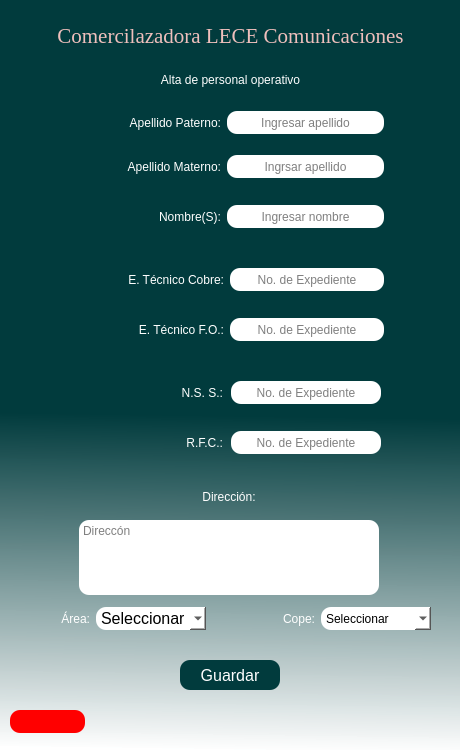
<?xml version="1.0" encoding="UTF-8"?>
<ui version="4.0">
 <class>Dialog</class>
 <widget class="QDialog" name="Dialog">
  <property name="geometry">
   <rect>
    <x>0</x>
    <y>0</y>
    <width>460</width>
    <height>750</height>
   </rect>
  </property>
  <property name="maximumSize">
   <size>
    <width>460</width>
    <height>750</height>
   </size>
  </property>
  <property name="cursor">
   <cursorShape>ArrowCursor</cursorShape>
  </property>
  <property name="windowTitle">
   <string>Agregar personal operativo</string>
  </property>
  <property name="windowIcon">
   <iconset>
    <normaloff>../../assets/icons/apersonal.svg</normaloff>../../assets/icons/apersonal.svg</iconset>
  </property>
  <property name="styleSheet">
   <string notr="true">QDialog#Dialog{
background-color: qlineargradient(spread:pad, x1:0.488444, y1:0.392, x2:0.483241, y2:1, stop:0.266917 rgba(1, 59, 61, 255), stop:1 rgba(255, 255, 255, 244));}</string>
  </property>
  <widget class="QLabel" name="Titulo">
   <property name="geometry">
    <rect>
     <x>0</x>
     <y>0</y>
     <width>461</width>
     <height>71</height>
    </rect>
   </property>
   <property name="font">
    <font>
     <family>Times New Roman</family>
     <pointsize>16</pointsize>
     <weight>50</weight>
     <italic>false</italic>
     <bold>false</bold>
    </font>
   </property>
   <property name="cursor">
    <cursorShape>ArrowCursor</cursorShape>
   </property>
   <property name="toolTip">
    <string>&lt;html&gt;&lt;head/&gt;&lt;body&gt;&lt;p align=&quot;center&quot;&gt;&lt;br/&gt;&lt;/p&gt;&lt;/body&gt;&lt;/html&gt;</string>
   </property>
   <property name="whatsThis">
    <string>&lt;html&gt;&lt;head/&gt;&lt;body&gt;&lt;p align=&quot;center&quot;&gt;Comercilazadora LECE Comunicaciones&lt;/p&gt;&lt;/body&gt;&lt;/html&gt;</string>
   </property>
   <property name="layoutDirection">
    <enum>Qt::LeftToRight</enum>
   </property>
   <property name="autoFillBackground">
    <bool>false</bool>
   </property>
   <property name="styleSheet">
    <string notr="true">font: 16pt &quot;Times New Roman&quot;;
color:rgba(239, 191, 188, 255);
</string>
   </property>
   <property name="frameShadow">
    <enum>QFrame::Plain</enum>
   </property>
   <property name="midLineWidth">
    <number>0</number>
   </property>
   <property name="text">
    <string>Comercilazadora LECE Comunicaciones</string>
   </property>
   <property name="alignment">
    <set>Qt::AlignCenter</set>
   </property>
  </widget>
  <widget class="QLabel" name="label_2">
   <property name="geometry">
    <rect>
     <x>0</x>
     <y>70</y>
     <width>461</width>
     <height>20</height>
    </rect>
   </property>
   <property name="styleSheet">
    <string notr="true">font: 75 12pt &quot;MS Shell Dlg 2&quot; rgb(255, 255, 255);
color: rgb(255, 255, 255);
</string>
   </property>
   <property name="text">
    <string>Alta de personal operativo</string>
   </property>
   <property name="scaledContents">
    <bool>false</bool>
   </property>
   <property name="alignment">
    <set>Qt::AlignCenter</set>
   </property>
  </widget>
  <widget class="QPushButton" name="btn_guardar">
   <property name="geometry">
    <rect>
     <x>180</x>
     <y>660</y>
     <width>100</width>
     <height>30</height>
    </rect>
   </property>
   <property name="minimumSize">
    <size>
     <width>100</width>
     <height>30</height>
    </size>
   </property>
   <property name="font">
    <font>
     <pointsize>12</pointsize>
    </font>
   </property>
   <property name="cursor">
    <cursorShape>PointingHandCursor</cursorShape>
   </property>
   <property name="styleSheet">
    <string notr="true">background-color: rgb(1, 59, 61);
color: rgb(255, 255, 255);
border-radius: 10px;</string>
   </property>
   <property name="text">
    <string>Guardar</string>
   </property>
  </widget>
  <widget class="QPushButton" name="btn_regresar">
   <property name="geometry">
    <rect>
     <x>10</x>
     <y>710</y>
     <width>75</width>
     <height>23</height>
    </rect>
   </property>
   <property name="sizeIncrement">
    <size>
     <width>0</width>
     <height>0</height>
    </size>
   </property>
   <property name="baseSize">
    <size>
     <width>0</width>
     <height>0</height>
    </size>
   </property>
   <property name="styleSheet">
    <string notr="true">font: 12pt &quot;MS Shell Dlg 2&quot;;
background-color: rgb(255, 0, 0);
color:rgb(255, 255, 255);
border-radius: 10px;</string>
   </property>
   <property name="text">
    <string/>
   </property>
   <property name="icon">
    <iconset>
     <normaloff>../../assets/icons/atras bc.svg</normaloff>../../assets/icons/atras bc.svg</iconset>
   </property>
  </widget>
  <widget class="QWidget" name="layoutWidget">
   <property name="geometry">
    <rect>
     <x>40</x>
     <y>600</y>
     <width>391</width>
     <height>38</height>
    </rect>
   </property>
   <layout class="QHBoxLayout" name="horizontalLayout_7">
    <item>
     <layout class="QHBoxLayout" name="horizontalLayout_5">
      <item>
       <widget class="QLabel" name="area">
        <property name="minimumSize">
         <size>
          <width>50</width>
          <height>34</height>
         </size>
        </property>
        <property name="maximumSize">
         <size>
          <width>50</width>
          <height>34</height>
         </size>
        </property>
        <property name="styleSheet">
         <string notr="true">font: 12pt &quot;MS Shell Dlg 2&quot;;
color: rgb(255, 255, 255);</string>
        </property>
        <property name="text">
         <string>Área:</string>
        </property>
        <property name="alignment">
         <set>Qt::AlignRight|Qt::AlignTrailing|Qt::AlignVCenter</set>
        </property>
       </widget>
      </item>
      <item>
       <widget class="QComboBox" name="str_area">
        <property name="minimumSize">
         <size>
          <width>110</width>
          <height>23</height>
         </size>
        </property>
        <property name="font">
         <font>
          <pointsize>12</pointsize>
         </font>
        </property>
        <property name="styleSheet">
         <string notr="true">font: 12pt &quot;MS Shell Dlg 2&quot;;
background-color: rgb(255, 255, 255);
color: rgb(0, 0, 0);
border-radius: 10px;</string>
        </property>
        <item>
         <property name="text">
          <string>Seleccionar</string>
         </property>
        </item>
       </widget>
      </item>
     </layout>
    </item>
    <item>
     <spacer name="horizontalSpacer">
      <property name="orientation">
       <enum>Qt::Horizontal</enum>
      </property>
      <property name="sizeHint" stdset="0">
       <size>
        <width>40</width>
        <height>20</height>
       </size>
      </property>
     </spacer>
    </item>
    <item>
     <layout class="QHBoxLayout" name="horizontalLayout_6">
      <item>
       <widget class="QLabel" name="cope">
        <property name="minimumSize">
         <size>
          <width>50</width>
          <height>34</height>
         </size>
        </property>
        <property name="maximumSize">
         <size>
          <width>50</width>
          <height>34</height>
         </size>
        </property>
        <property name="styleSheet">
         <string notr="true">font: 12pt &quot;MS Shell Dlg 2&quot;;
color: rgb(255, 255, 255);</string>
        </property>
        <property name="text">
         <string>Cope:</string>
        </property>
        <property name="alignment">
         <set>Qt::AlignRight|Qt::AlignTrailing|Qt::AlignVCenter</set>
        </property>
       </widget>
      </item>
      <item>
       <widget class="QComboBox" name="str_cope">
        <property name="minimumSize">
         <size>
          <width>110</width>
          <height>23</height>
         </size>
        </property>
        <property name="styleSheet">
         <string notr="true">font: 12pt &quot;MS Shell Dlg 2&quot;;
background-color: rgb(255, 255, 255);
color: rgb(0, 0, 0);
border-radius: 10px;</string>
        </property>
        <item>
         <property name="text">
          <string>Seleccionar</string>
         </property>
        </item>
       </widget>
      </item>
     </layout>
    </item>
   </layout>
  </widget>
  <widget class="QWidget" name="layoutWidget">
   <property name="geometry">
    <rect>
     <x>81</x>
     <y>101</y>
     <width>303</width>
     <height>374</height>
    </rect>
   </property>
   <layout class="QVBoxLayout" name="verticalLayout">
    <item>
     <layout class="QHBoxLayout" name="horizontalLayout_2">
      <item>
       <widget class="QLabel" name="apaterno">
        <property name="minimumSize">
         <size>
          <width>140</width>
          <height>23</height>
         </size>
        </property>
        <property name="maximumSize">
         <size>
          <width>140</width>
          <height>23</height>
         </size>
        </property>
        <property name="styleSheet">
         <string notr="true">font: 12pt &quot;MS Shell Dlg 2&quot;;
color: rgb(255, 255, 255);</string>
        </property>
        <property name="text">
         <string>Apellido Paterno:</string>
        </property>
        <property name="alignment">
         <set>Qt::AlignRight|Qt::AlignTrailing|Qt::AlignVCenter</set>
        </property>
       </widget>
      </item>
      <item>
       <widget class="QLineEdit" name="ln_apaterno">
        <property name="minimumSize">
         <size>
          <width>150</width>
          <height>23</height>
         </size>
        </property>
        <property name="styleSheet">
         <string notr="true">font: 12pt &quot;MS Shell Dlg 2&quot;;
background-color: rgb(255, 255, 255);
color: rgb(0, 0, 0);
border-radius: 10px;</string>
        </property>
        <property name="text">
         <string/>
        </property>
        <property name="alignment">
         <set>Qt::AlignCenter</set>
        </property>
        <property name="placeholderText">
         <string>Ingresar apellido</string>
        </property>
       </widget>
      </item>
     </layout>
    </item>
    <item>
     <layout class="QHBoxLayout" name="horizontalLayout_4">
      <item>
       <widget class="QLabel" name="amaterno">
        <property name="minimumSize">
         <size>
          <width>140</width>
          <height>34</height>
         </size>
        </property>
        <property name="styleSheet">
         <string notr="true">font: 12pt &quot;MS Shell Dlg 2&quot;;
color: rgb(255, 255, 255);</string>
        </property>
        <property name="text">
         <string>Apellido Materno:</string>
        </property>
        <property name="alignment">
         <set>Qt::AlignRight|Qt::AlignTrailing|Qt::AlignVCenter</set>
        </property>
       </widget>
      </item>
      <item>
       <widget class="QLineEdit" name="ln_materno">
        <property name="minimumSize">
         <size>
          <width>150</width>
          <height>23</height>
         </size>
        </property>
        <property name="styleSheet">
         <string notr="true">font: 12pt &quot;MS Shell Dlg 2&quot;;
background-color: rgb(255, 255, 255);
color: rgb(0, 0, 0);
border-radius: 10px;</string>
        </property>
        <property name="text">
         <string/>
        </property>
        <property name="alignment">
         <set>Qt::AlignCenter</set>
        </property>
        <property name="placeholderText">
         <string>Ingrsar apellido</string>
        </property>
       </widget>
      </item>
     </layout>
    </item>
    <item>
     <layout class="QHBoxLayout" name="horizontalLayout">
      <item>
       <widget class="QLabel" name="nombre">
        <property name="minimumSize">
         <size>
          <width>140</width>
          <height>34</height>
         </size>
        </property>
        <property name="maximumSize">
         <size>
          <width>140</width>
          <height>34</height>
         </size>
        </property>
        <property name="styleSheet">
         <string notr="true">font: 12pt &quot;MS Shell Dlg 2&quot;;
color: rgb(255, 255, 255);</string>
        </property>
        <property name="text">
         <string>Nombre(S):</string>
        </property>
        <property name="alignment">
         <set>Qt::AlignRight|Qt::AlignTrailing|Qt::AlignVCenter</set>
        </property>
       </widget>
      </item>
      <item>
       <widget class="QLineEdit" name="ln_nombre">
        <property name="minimumSize">
         <size>
          <width>150</width>
          <height>23</height>
         </size>
        </property>
        <property name="styleSheet">
         <string notr="true">font: 12pt &quot;MS Shell Dlg 2&quot;;
background-color: rgb(255, 255, 255);
color: rgb(0, 0, 0);
border-radius: 10px;</string>
        </property>
        <property name="text">
         <string/>
        </property>
        <property name="alignment">
         <set>Qt::AlignCenter</set>
        </property>
        <property name="placeholderText">
         <string>Ingresar nombre</string>
        </property>
       </widget>
      </item>
     </layout>
    </item>
    <item>
     <spacer name="verticalSpacer_3">
      <property name="orientation">
       <enum>Qt::Vertical</enum>
      </property>
      <property name="sizeType">
       <enum>QSizePolicy::Maximum</enum>
      </property>
      <property name="sizeHint" stdset="0">
       <size>
        <width>14</width>
        <height>13</height>
       </size>
      </property>
     </spacer>
    </item>
    <item>
     <layout class="QHBoxLayout" name="horizontalLayout_3">
      <item>
       <widget class="QLabel" name="expedientetecnico">
        <property name="minimumSize">
         <size>
          <width>143</width>
          <height>34</height>
         </size>
        </property>
        <property name="maximumSize">
         <size>
          <width>143</width>
          <height>34</height>
         </size>
        </property>
        <property name="styleSheet">
         <string notr="true">font: 12pt &quot;MS Shell Dlg 2&quot;;
color: rgb(255, 255, 255);</string>
        </property>
        <property name="text">
         <string>E. Técnico Cobre:</string>
        </property>
        <property name="alignment">
         <set>Qt::AlignRight|Qt::AlignTrailing|Qt::AlignVCenter</set>
        </property>
       </widget>
      </item>
      <item>
       <widget class="QLineEdit" name="ln_expediente_c">
        <property name="minimumSize">
         <size>
          <width>150</width>
          <height>23</height>
         </size>
        </property>
        <property name="styleSheet">
         <string notr="true">font: 12pt &quot;MS Shell Dlg 2&quot;;
background-color: rgb(255, 255, 255);
color: rgb(0, 0, 0);
border-radius: 10px;</string>
        </property>
        <property name="text">
         <string/>
        </property>
        <property name="alignment">
         <set>Qt::AlignCenter</set>
        </property>
        <property name="placeholderText">
         <string>No. de Expediente</string>
        </property>
       </widget>
      </item>
     </layout>
    </item>
    <item>
     <layout class="QHBoxLayout" name="horizontalLayout_13">
      <item>
       <widget class="QLabel" name="expediente_tecnico">
        <property name="minimumSize">
         <size>
          <width>143</width>
          <height>34</height>
         </size>
        </property>
        <property name="maximumSize">
         <size>
          <width>143</width>
          <height>34</height>
         </size>
        </property>
        <property name="styleSheet">
         <string notr="true">font: 12pt &quot;MS Shell Dlg 2&quot;;
color: rgb(255, 255, 255);</string>
        </property>
        <property name="text">
         <string>E. Técnico F.O.:</string>
        </property>
        <property name="alignment">
         <set>Qt::AlignRight|Qt::AlignTrailing|Qt::AlignVCenter</set>
        </property>
       </widget>
      </item>
      <item>
       <widget class="QLineEdit" name="ln_expediente_fo">
        <property name="minimumSize">
         <size>
          <width>150</width>
          <height>23</height>
         </size>
        </property>
        <property name="styleSheet">
         <string notr="true">font: 12pt &quot;MS Shell Dlg 2&quot;;
background-color: rgb(255, 255, 255);
color: rgb(0, 0, 0);
border-radius: 10px;</string>
        </property>
        <property name="text">
         <string/>
        </property>
        <property name="alignment">
         <set>Qt::AlignCenter</set>
        </property>
        <property name="placeholderText">
         <string>No. de Expediente</string>
        </property>
       </widget>
      </item>
     </layout>
    </item>
    <item>
     <spacer name="verticalSpacer_6">
      <property name="orientation">
       <enum>Qt::Vertical</enum>
      </property>
      <property name="sizeType">
       <enum>QSizePolicy::Maximum</enum>
      </property>
      <property name="sizeHint" stdset="0">
       <size>
        <width>14</width>
        <height>13</height>
       </size>
      </property>
     </spacer>
    </item>
    <item>
     <layout class="QHBoxLayout" name="horizontalLayout_9">
      <item>
       <widget class="QLabel" name="nss">
        <property name="minimumSize">
         <size>
          <width>140</width>
          <height>34</height>
         </size>
        </property>
        <property name="maximumSize">
         <size>
          <width>140</width>
          <height>34</height>
         </size>
        </property>
        <property name="styleSheet">
         <string notr="true">font: 12pt &quot;MS Shell Dlg 2&quot;;
color: rgb(255, 255, 255);</string>
        </property>
        <property name="text">
         <string>N.S. S.:</string>
        </property>
        <property name="alignment">
         <set>Qt::AlignRight|Qt::AlignTrailing|Qt::AlignVCenter</set>
        </property>
        <property name="buddy">
         <cstring>Numero de Seguro Solcial:</cstring>
        </property>
       </widget>
      </item>
      <item>
       <widget class="QLineEdit" name="ln_nss">
        <property name="minimumSize">
         <size>
          <width>150</width>
          <height>23</height>
         </size>
        </property>
        <property name="maximumSize">
         <size>
          <width>150</width>
          <height>23</height>
         </size>
        </property>
        <property name="styleSheet">
         <string notr="true">font: 12pt &quot;MS Shell Dlg 2&quot;;
background-color: rgb(255, 255, 255);
color: rgb(0, 0, 0);
border-radius: 10px;</string>
        </property>
        <property name="text">
         <string/>
        </property>
        <property name="alignment">
         <set>Qt::AlignCenter</set>
        </property>
        <property name="placeholderText">
         <string>No. de Expediente</string>
        </property>
       </widget>
      </item>
     </layout>
    </item>
    <item>
     <layout class="QHBoxLayout" name="horizontalLayout_10">
      <item>
       <widget class="QLabel" name="rfc">
        <property name="minimumSize">
         <size>
          <width>140</width>
          <height>34</height>
         </size>
        </property>
        <property name="maximumSize">
         <size>
          <width>140</width>
          <height>34</height>
         </size>
        </property>
        <property name="styleSheet">
         <string notr="true">font: 12pt &quot;MS Shell Dlg 2&quot;;
color: rgb(255, 255, 255);</string>
        </property>
        <property name="text">
         <string>R.F.C.:</string>
        </property>
        <property name="alignment">
         <set>Qt::AlignRight|Qt::AlignTrailing|Qt::AlignVCenter</set>
        </property>
        <property name="buddy">
         <cstring>Numero de Seguro Solcial:</cstring>
        </property>
       </widget>
      </item>
      <item>
       <widget class="QLineEdit" name="ln_rfc">
        <property name="minimumSize">
         <size>
          <width>150</width>
          <height>23</height>
         </size>
        </property>
        <property name="maximumSize">
         <size>
          <width>150</width>
          <height>23</height>
         </size>
        </property>
        <property name="styleSheet">
         <string notr="true">font: 12pt &quot;MS Shell Dlg 2&quot;;
background-color: rgb(255, 255, 255);
color: rgb(0, 0, 0);
border-radius: 10px;</string>
        </property>
        <property name="text">
         <string/>
        </property>
        <property name="alignment">
         <set>Qt::AlignCenter</set>
        </property>
        <property name="placeholderText">
         <string>No. de Expediente</string>
        </property>
       </widget>
      </item>
     </layout>
    </item>
   </layout>
  </widget>
  <widget class="QWidget" name="layoutWidget">
   <property name="geometry">
    <rect>
     <x>79</x>
     <y>480</y>
     <width>302</width>
     <height>117</height>
    </rect>
   </property>
   <layout class="QVBoxLayout" name="verticalLayout_2">
    <item>
     <widget class="QLabel" name="Direccin">
      <property name="minimumSize">
       <size>
        <width>300</width>
        <height>34</height>
       </size>
      </property>
      <property name="maximumSize">
       <size>
        <width>300</width>
        <height>34</height>
       </size>
      </property>
      <property name="styleSheet">
       <string notr="true">font: 12pt &quot;MS Shell Dlg 2&quot;;
color: rgb(255, 255, 255);</string>
      </property>
      <property name="text">
       <string>Dirección:</string>
      </property>
      <property name="alignment">
       <set>Qt::AlignCenter</set>
      </property>
      <property name="buddy">
       <cstring>Numero de Seguro Solcial:</cstring>
      </property>
     </widget>
    </item>
    <item>
     <widget class="QTextEdit" name="ln_direccion">
      <property name="minimumSize">
       <size>
        <width>300</width>
        <height>75</height>
       </size>
      </property>
      <property name="maximumSize">
       <size>
        <width>300</width>
        <height>75</height>
       </size>
      </property>
      <property name="styleSheet">
       <string notr="true">font: 12pt &quot;MS Shell Dlg 2&quot;;
background-color: rgb(255, 255, 255);
color: rgb(0, 0, 0);
border-radius: 10px;</string>
      </property>
      <property name="placeholderText">
       <string>Direccón</string>
      </property>
     </widget>
    </item>
   </layout>
  </widget>
 </widget>
 <resources/>
 <connections/>
</ui>
